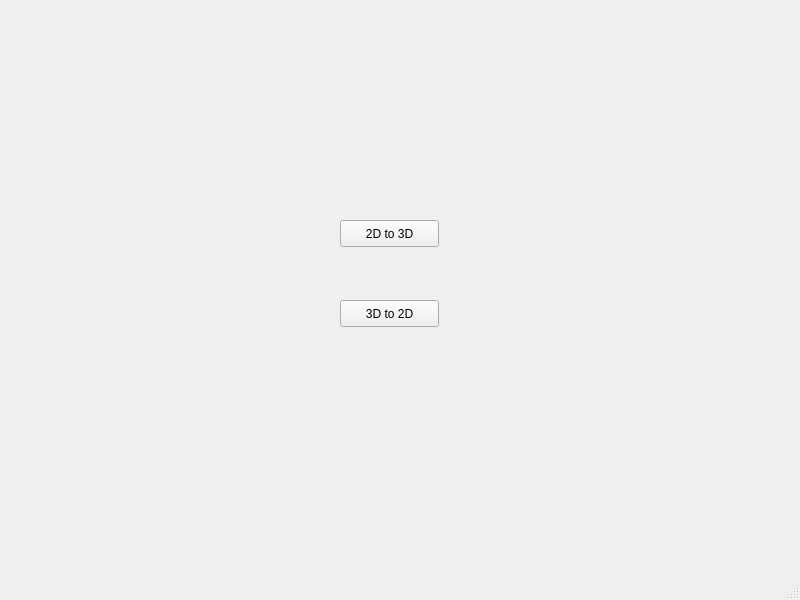
<?xml version="1.0" encoding="UTF-8"?>
<ui version="4.0">
 <class>Selection</class>
 <widget class="QMainWindow" name="Selection">
  <property name="geometry">
   <rect>
    <x>0</x>
    <y>0</y>
    <width>800</width>
    <height>600</height>
   </rect>
  </property>
  <property name="windowTitle">
   <string>CADTool::SelectAction</string>
  </property>
  <widget class="QWidget" name="centralwidget">
   <widget class="QPushButton" name="Regenerate">
    <property name="geometry">
     <rect>
      <x>340</x>
      <y>220</y>
      <width>99</width>
      <height>27</height>
     </rect>
    </property>
    <property name="text">
     <string>2D to 3D</string>
    </property>
   </widget>
   <widget class="QPushButton" name="Project">
    <property name="geometry">
     <rect>
      <x>340</x>
      <y>300</y>
      <width>99</width>
      <height>27</height>
     </rect>
    </property>
    <property name="text">
     <string>3D to 2D</string>
    </property>
   </widget>
  </widget>
  <widget class="QMenuBar" name="menubar">
   <property name="geometry">
    <rect>
     <x>0</x>
     <y>0</y>
     <width>800</width>
     <height>25</height>
    </rect>
   </property>
  </widget>
  <widget class="QStatusBar" name="statusbar"/>
 </widget>
 <resources/>
 <connections/>
</ui>
